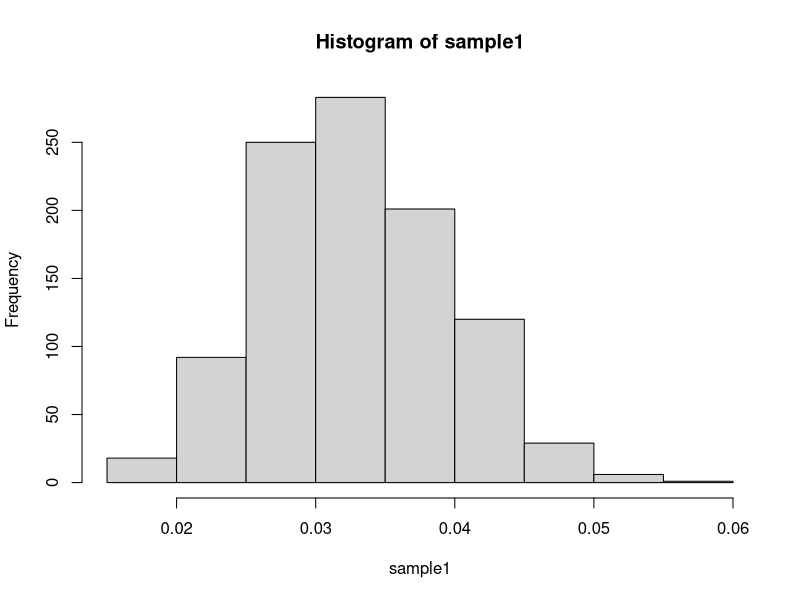
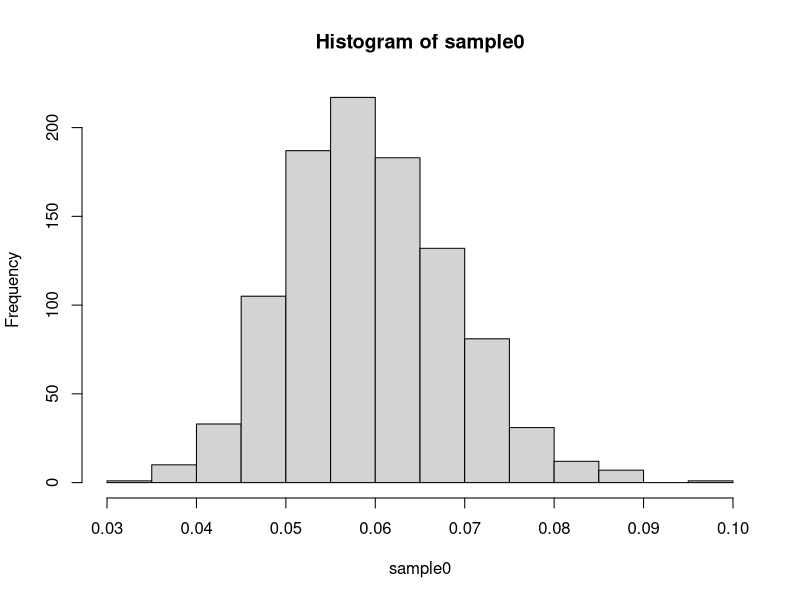

Write R code to recreate these figures, in order.
## ---- chunk 1
knitr::opts_chunk$set(echo = TRUE)
## ---- chunk 2

#ratio of deaths to all patients. This is the posterior probability of death within one year
Post_Prob_death_BB = 22/700
Post_Prob_death_BB

#draw 1000 samples
a1 = 22+1
b1 = 700 - 22 + 1
sample1 = rbeta(1000, a1, b1)

#test mean of sample is close to Post_Prob_death__BB
mean(sample1)

hist(sample1)

## ---- chunk 3

#ratio of deaths to all patients. This is the posterior probability of death within one year
Post_Prob_death_Not_BB = 39/674
Post_Prob_death_Not_BB

#draw 1000 samples
a0 = 39+1
b0 = 674 - 39 + 1
sample0 = rbeta(1000, a0, b0)

#test mean of sample2 is close to Post_Prob_death_Not_BB
mean(sample0)

hist(sample0)

## ---- chunk 4

diff = sample1 - sample0

#E[θ1−θ0|y1,y0] 
m = mean(diff)
m

#Var[θ1−θ0|y1,y0)]
s_2 = var(diff)
s_2

#posterior probability that the one-year death rate of ACD individuals taking beta-blockers is less than the one-year probability of death for individuals not taking beta blockers
p = sum(diff<0)/length(diff)
p


